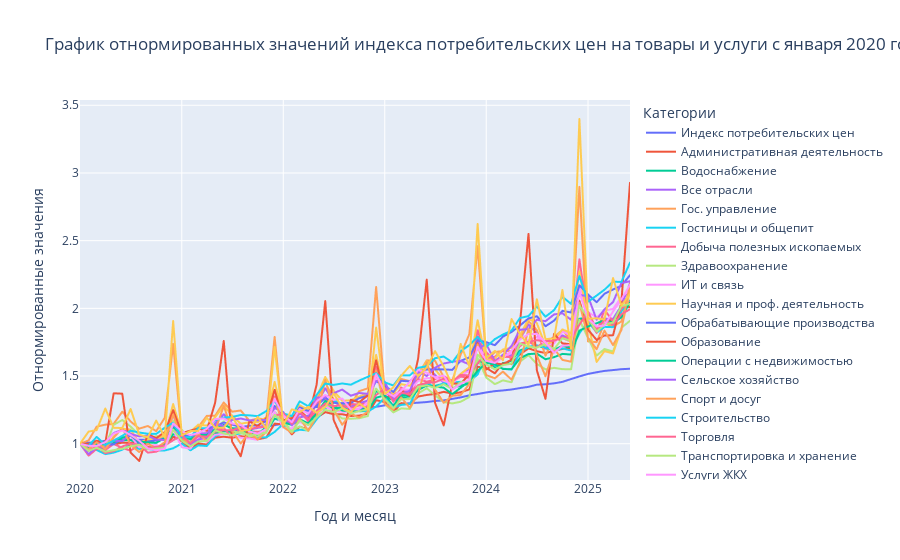

The notebook cell saved with this chart:
### Code cell
import pandas as pd
import pyspark
from pyspark.sql import SparkSession
import pprint
import plotly.express as px

# Функции нижнего уровня
def excel_to_df(file_name, sheet_name, start_row, start_col, n_row, n_col, head_row, head_col,data_schema):
    """
    Функция считывает указанную область из Excel и формирует вертикальный Spark DataFrame.
    
    :param file_path: путь к файлу Excel
    :param sheet_name: название листа
    :param start_row: номер начальной строки (начиная с 0)
    :param start_col: номер начального столбца (начиная с 0)
    :n_row: количество читаемых строк для тела таблицы. Будут прочитаны строки со смещением от 0 до n_row-1
    :n_col: количество читаемых колонок для тела таблицы. Будут прочитаны колонки со смещенем от 0 до n_col-1
    :head_row: номер строки, в которой находятся заголовки колонок
    :head_col: номер колонки, в которой находтся заголовки строк. В текущей версии не используется.
    """
    # Чтение всего листа целиком с помощью Pandas
    full_sheet_pd = pd.read_excel(file_name, sheet_name=sheet_name, header=None)
    
    data_list = []
    for c in range(n_col):
        for r in range(n_row):
            if str(full_sheet_pd.iloc[start_row+r,start_col+c]) == "nan":
                break
            data_item = (str(int(full_sheet_pd.iloc[head_row,start_col+c])), str(r+1), str(full_sheet_pd.iloc[start_row+r,start_col+c]))  # Год, номер месяца, величина. Номер месяца сознантельно сделан из индекса, чтобы не преобразывать из названия.
            # print(data_item)
            data_list.append(data_item)
    # print(data_list)
    df = spark.createDataFrame(data = data_list, schema = data_schema)
    return df

def csv_to_df(file_name, schema, delimiter, encoding):
    df = spark.read.option('header','True').option('delimiter',delimiter).option("encoding",encoding).csv(file_name)
    return df

# Функции промежуточного уровня
def load_price_index():
    file_name = 'ipc_mes_07-2025.xlsx'  # Имя файлу
    sheet_name = '01'                   # Название листа
    start_row = 5
    start_col = 1
    n_row = 12
    n_col = 35
    head_row = 3
    head_col = 0
    data_schema = ["year","month","value"]
    
    price_index_df = excel_to_df(file_name, sheet_name, start_row, start_col,n_row,n_col,head_row,head_col,data_schema)
    # price_index_df.show(10,0)
    return price_index_df

def load_median_wages():
    file_name = 'median-wages.csv'
    data_schema = ["date","category","value"]
    delimiter =";"
    encoding = "windows-1251"

    median_wages_df = csv_to_df(file_name, data_schema, delimiter, encoding)
    # median_wages_df.show(10,0)
    return median_wages_df

# Основаня обработка и соединение данных из разных источников
def processing():
    spark.catalog.dropTempView("t_price_index")
    spark.catalog.dropTempView("t_median_wages")
    load_price_index().createTempView("t_price_index")
    load_median_wages().createTempView("t_median_wages")
    result_df = spark.sql("""
    WITH tpi AS (
      SELECT CONCAT(year,"-",lpad(month,2,'0')) AS ym, value, ROUND(EXP(SUM(LOG(CAST(value AS DECIMAL(38,18)) /100)) OVER (ORDER BY CONCAT(year,"-",lpad(month,2,'0')))), 6) AS cum_price_index_value 
      FROM t_price_index
      WHERE CONCAT(year,"-",lpad(month,2,'0')) between '2020-01' and '2025-06'
    ), tmw as (
      SELECT SUBSTRING(date,1,7) AS ym, category, value AS wages_value, ROUND(value / FIRST_VALUE(value) OVER(PARTITION BY category ORDER BY SUBSTRING(date,1,7)), 6) AS rel_val
      FROM t_median_wages
      WHERE SUBSTRING(date,1,7) between '2020-01' and '2025-06'
    )
    (
    SELECT ym, 0 as base, "Индекс потребительских цен" AS category, cum_price_index_value AS value
    FROM tpi
    UNION ALL
    SELECT ym, 1 as base, category, rel_val AS value
    FROM tmw
    )
    ORDER BY ym, base, category
    """)
    # result_df.show(10,0)
    spark.catalog.dropTempView("t_price_index")
    spark.catalog.dropTempView("t_median_wages")
    return result_df

# функция построения графиков по подготовленному датафрейму
def plot_graphs(df):
    pdf = df.toPandas()
    fig = px.line(pdf, x='ym', y='value', color='category',
              title='График отнормированных значений индекса потребительских цен на товары и услуги с января 2020 года по июнь 2025 года в ежемесячных отсчетах',
              labels={
                  'ym': 'Год и месяц',
                  'value': 'Отнормированные значения',
                  'category': 'Категории'
              })
    fig.update_layout(height=1000)
    fig.show()


if __name__ == "__main__":
    spark = SparkSession.builder.appName("project_application").config('spark.driver.log.level', 'ERROR').getOrCreate()
    sc = spark.sparkContext
    sc.setLogLevel('ERROR')
    
    processed_df = processing()
    plot_graphs(processed_df)

    spark.stop()
